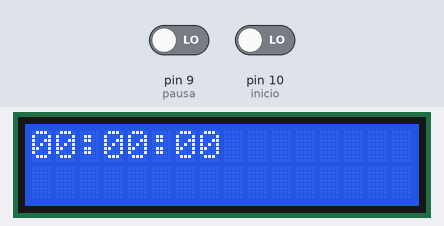
A sketch run on a simulated Arduino Uno, built with avr-gcc and run on an emulated ATmega328P. Parts: 16×2 character LCD. Inputs (shaded band) come from the test bench; at power-on: pin 10 (inicio) LOW, pin 9 (pausa) LOW.

Above: at 0.8 s.
0.9 s: pin 10 (inicio) driven HIGH
At 2.02 s:
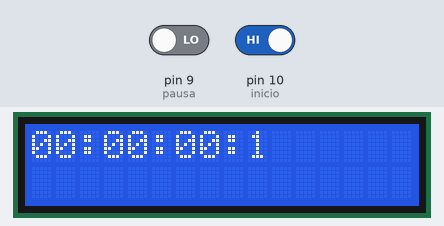
2.4 s: pin 9 (pausa) driven HIGH
At 2.7 s:
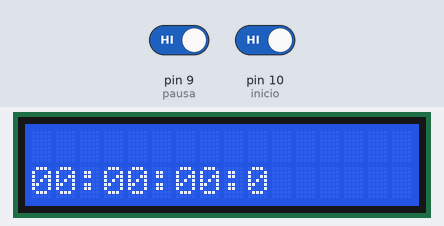
4.1 s: pin 10 (inicio) driven LOW
At 4.9 s:
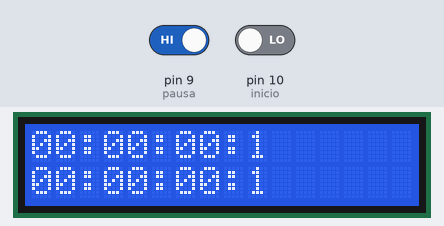
Timing chart, 0 to 7.1 s (numbered marks = the images above; inputs shaded):
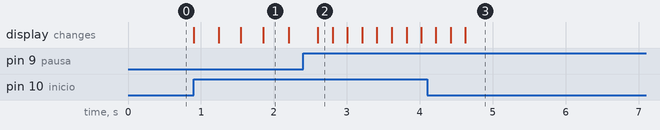

The sketch:

PROT-crono.ino
```cpp
//Timer
//@Max Algava

#include <LiquidCrystal.h>


LiquidCrystal lcd(12, 11, 5, 4, 3, 2);

#include <Wire.h>


int horas = 0;
int minutos = 0;
int segundos = 0;
int decimas = 0;
int centecimas =0;
long milisegundos = 0;
int inicio = 10;
int pausa = 9;

void setup(){
  Serial.begin(9600);
  pinMode(inicio, INPUT);
  digitalWrite(inicio, LOW);
  pinMode(pausa, INPUT);
  digitalWrite(pausa, LOW);
  lcd.begin(16,2);
  while(digitalRead(inicio) == LOW){
  lcd.setCursor(0,0);
  lcd.print("00:00:00");
 }
}


void loop(){

  if(digitalRead(inicio) == HIGH){
    horas = 0;
    minutos = 0;
    segundos = 0;
    decimas = 0;
    lcd.clear();
  }

  if(digitalRead(pausa) == HIGH){
    delay(200);
    while(digitalRead(pausa) == LOW);
    lcd.setCursor(0,1);
   if(horas < 10){ lcd.print("0");}
    lcd.print(horas);
    lcd.print(":");
   if(minutos < 10){ lcd.print("0");}
    lcd.print(minutos);
    lcd.print(":");
   if(segundos < 10){ lcd.print("0");}
    lcd.print(segundos);
    lcd.print(":");
    lcd.print(decimas);
    delay(200);
  }
  milisegundos = millis();
  if(milisegundos % 10 == 0){
    decimas++;
    if(decimas == 100){
      decimas = 0;
      segundos++;
    }
    if(segundos == 60){

      segundos = 0;
      minutos++;
    }
    if(minutos == 60){
      minutos = 0;
      horas++;
    }

    lcd.setCursor(0,0);
   if(horas < 10){
    lcd.print("0");
   }
    lcd.print(horas);
    lcd.print(":");
    lcd.setCursor(3,0);
   if(minutos < 10){
     lcd.print("0");
    }
    lcd.print(minutos);
    lcd.print(":");
    lcd.setCursor(6,0);
   if(segundos < 10){
     lcd.print("0");
    }
    lcd.print(segundos);
    lcd.print(":");
    lcd.setCursor(9,0);
    lcd.print(decimas);
  }
}
```

Measured:
- after the input at 0.9 s, the display: first changes at once (image 1 shows a later state)
- after the input at 2.4 s, the display: changes after 0.20 s (image 2)
- after the input at 4.1 s, the display: first differs from a run without the input after 0.32 s (image 3 shows a later state)
